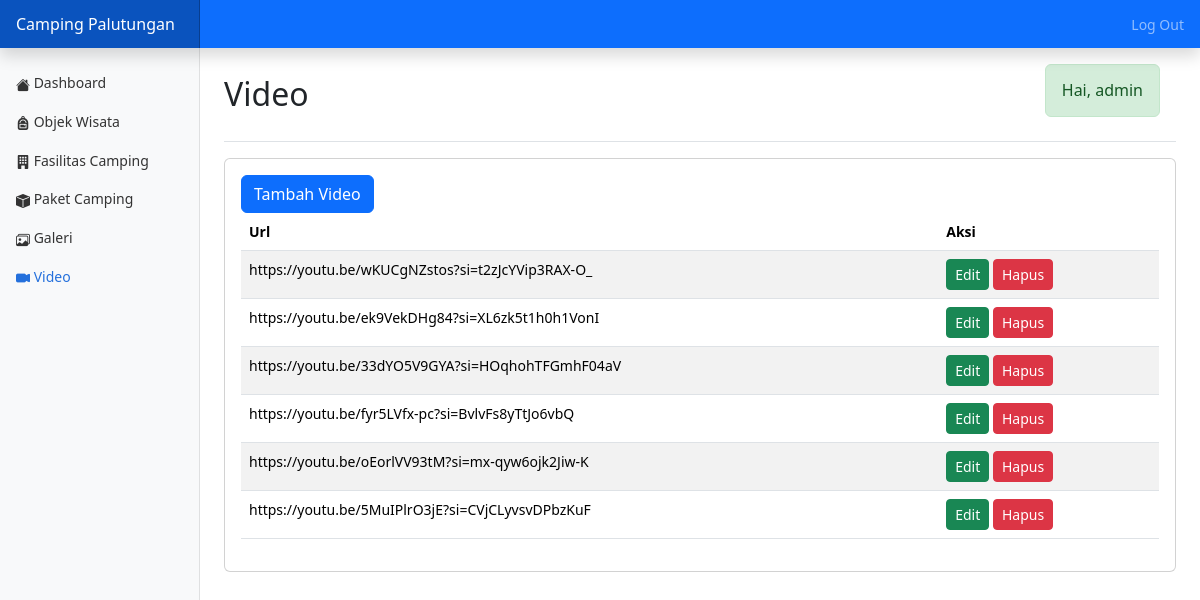
The app's page /Admin/Video.php (signed in) with its own data.
### tables this page shows
CREATE TABLE `video` (
  `id` int(11) NOT NULL,
  `url` varchar(255) NOT NULL,
  `created_at` timestamp NOT NULL DEFAULT CURRENT_TIMESTAMP
);

### Admin/Video.php (the view, shortened to what this page needs)
<?php
include "Components/header.php";
?>
<link rel="stylesheet" href="../assets/css/datatables.min.css">
<div class="container-fluid">
    <div class="row">
        <?= include "Components/nav.php" ?>
        <main class="col-md-9 ms-sm-auto col-lg-10 px-md-4">
            <div class="d-flex justify-content-between flex-wrap flex-md-nowrap align-items-center pt-3 pb-2 mb-3 border-bottom">
                <h1 class="h2">Video</h1>
                <?php if (isset($_SESSION['username'])): ?>
                    <div class="nav-item user-greeting alert alert-custom d-flex align-items-center">
                        <h1 class="mb-0">Hai, <?= htmlspecialchars($_SESSION['nama']); ?></h1>
                    </div>
                <?php endif; ?>
            </div>
            <div class="card">
                <div class="card-body">
                    <a href="tambahvideo.php" class="btn btn-primary">Tambah Video</a>
                    <div class="table-responsive">
                        <table class="table table-striped" id="table">
                            <thead>
                                <tr>
                                    <th>Url</th>
                                    <th>Aksi</th>
                                </tr>
                            </thead>
                            <tbody>
                            <?php
                                $conn = include "../koneksi.php";
                                $query = "SELECT * FROM video";
                                $reuslt = mysqli_query($conn, $query);
                                while ($data = mysqli_fetch_array($reuslt, MYSQLI_ASSOC)) {
                                ?>
                                <tr>
                                    <td><?= $data['url'] ?></td>
                                    <td>
                                        <div class="col-auto">
                                            <form action="Controllers/hapus.php" method="post">
                                                <a href="editvideo.php?id=<?=base64_encode($data['id'])?>" class="btn btn-success btn-sm">Edit</a>
                                                <button class="btn btn-danger btn-sm" onclick="return confirm('Yakin akan menghapus data ini?')">Hapus</button>
                                            </form>
                                        </div>
                                    </td>
                                </tr>
                                <?php } ?>
                            </tbody>
                        </table>
                    </div>
                </div>
            </div>
        </main>
    </div>
</div>
</body>
</html>

### Admin/Components/header.php (shortened to what this page needs)
<!doctype html>
<html lang="en">
<head>
    <link href="assets/bootstrap/css/bootstrap.min.css" rel="stylesheet">
    <link rel="stylesheet" href="../asset/css/bootstrap.min.css">
    <link href="../Public/css/dashboard.css" rel="stylesheet">
    <link rel="stylesheet" href="../asset/icons/font/bootstrap-icons.min.css">
</head>
<body>
    <header class="navbar navbar-dark sticky-top bg-primary flex-md-nowrap p-0 shadow">
        <a class="navbar-brand col-md-3 col-lg-2 me-0 px-3 fs-6" href="#">Camping Palutungan</a>
        <div class="navbar-nav">
            <div class="nav-item text-nowrap">
                <a class="nav-link px-3" onclick="return confirm('Apakah anda yakin akan keluar?')" href="../logout.php">Log Out</a>
            </div>
        </div>
    </header>

### Admin/Components/nav.php (shortened to what this page needs)
<nav id="sidebarMenu" class="col-md-3 col-lg-2 d-md-block bg-light sidebar collapse">
    <div class="position-sticky pt-3 sidebar-sticky">
        <ul class="nav flex-column">
            <li class="nav-item">
                <a class="nav-link <?php echo (str_contains($_SERVER['REQUEST_URI'], "index.php") || str_contains($_SERVER['REQUEST_URI'], "editPemesanan.php")) ? "active" : "" ?> "" aria-current="page" href="Dashboard.php" onclick="setActive(this)">
                    <i class="bi bi-house-fill"></i>
                    Dashboard
                </a>
            </li>
            <li class="nav-item">
                <a class="nav-link <?php echo (str_contains($_SERVER['REQUEST_URI'], "ObjekWisata.php")) ? "active" : "" ?> " href="ObjekWisata.php" onclick="setActive(this)">
                    <i class="bi bi-backpack-fill"></i>
                    Objek Wisata
                </a>
            </li>
            <li class="nav-item">
                <a class="nav-link <?php echo (str_contains($_SERVER['REQUEST_URI'], "FasilitasCamp.php")) ? "active" : "" ?> "  href="FasilitasCamp.php" onclick="setActive(this)">
                    <i class="bi bi-building-fill"></i>
                    Fasilitas Camping
                </a>
            </li>
            <li class="nav-item">
                <a class="nav-link <?php echo (str_contains($_SERVER['REQUEST_URI'], "PaketCamp.php")) ? "active" : "" ?> " " href="PaketCamp.php" onclick="setActive(this)">
                    <i class="bi bi-box-fill"></i>
                    Paket Camping
                </a>
            </li>
            <li class="nav-item">
                <a class="nav-link <?php echo (str_contains($_SERVER['REQUEST_URI'], "Gallery.php")) ? "active" : "" ?> " " href="Gallery.php" onclick="setActive(this)">
                    <i class="bi bi-images"></i>
                    Galeri
                </a>
            </li>
            <li class="nav-item">
                <a class="nav-link <?php echo (str_contains($_SERVER['REQUEST_URI'], "Video.php")) ? "active" : "" ?> " " href="Video.php" onclick="setActive(this)">
                    <i class="bi bi-camera-video-fill"></i>
                    Video
                </a>
            </li>
        </ul>
    </div>
</nav>

### Public/css/dashboard.css (style rules this page uses)
body { font-size: .875rem; }
.sidebar { position: fixed; top: 0; bottom: 0; left: 0; z-index: 100; padding: 48px 0 0; box-shadow: inset -1px 0 0 rgba(0, 0, 0, .1); }
.sidebar-sticky { height: calc(100vh - 48px); overflow-x: hidden; overflow-y: auto; }
.sidebar .nav-link { font-weight: 500; color: #333; }
.sidebar .nav-link.active { color: #2470dc; }
.navbar-brand { padding-top: .75rem; padding-bottom: .75rem; background-color: rgba(0, 0, 0, .25); box-shadow: inset -1px 0 0 rgba(0, 0, 0, .25); }

### Admin/Components/header.php (style rules this page uses)
.bi { vertical-align: -.125em; fill: currentColor; }
.navbar { padding: 0.5rem 1rem; }
.navbar-brand { font-size: 1.25rem; }
.navbar-nav { display: flex; align-items: center; }
.user-greeting { margin-right: 1rem; overflow: hidden; white-space: nowrap; position: relative; }
.user-greeting h1 { font-size: 1rem; margin: 0; animation: marquee 10s linear infinite; display: inline-block; }
.navbar-nav .nav-item { margin-left: 1rem; }
.alert-custom { background-color: #d4edda; color: #155724; border-color: #c3e6cb; }

### records on screen
video: url "https://youtu.be/wKUCgNZstos?si=t2zJcYVip3RAX-O_"
video: url "https://youtu.be/ek9VekDHg84?si=XL6zk5t1h0h1VonI"
video: url "https://youtu.be/33dYO5V9GYA?si=HOqhohTFGmhF04aV"
video: url "https://youtu.be/fyr5LVfx-pc?si=BvlvFs8yTtJo6vbQ"
video: url "https://youtu.be/oEorlVV93tM?si=mx-qyw6ojk2Jiw-K"
video: url "https://youtu.be/5MuIPlrO3jE?si=CVjCLyvsvDPbzKuF"

### other values on screen
$_SESSION['nama'] "admin"
